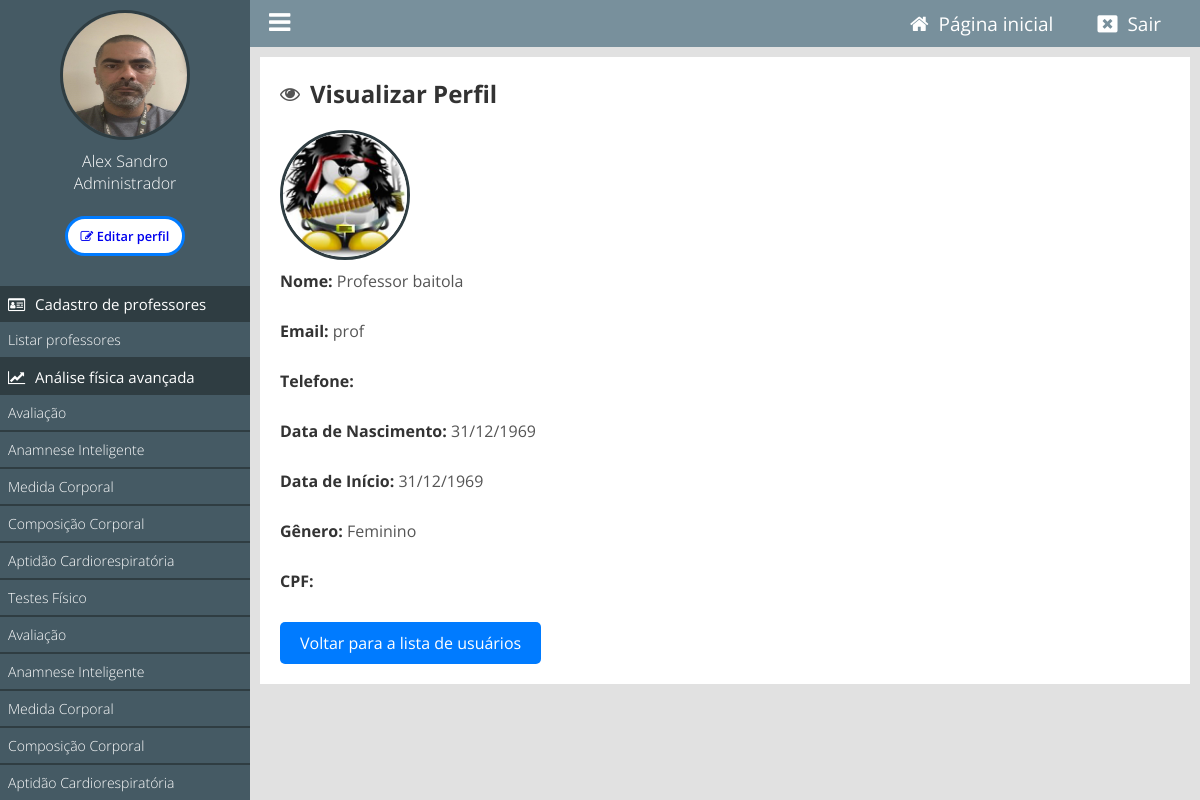
Before: /painel/ver-perfil?id=4 (signed in) with the older database file.
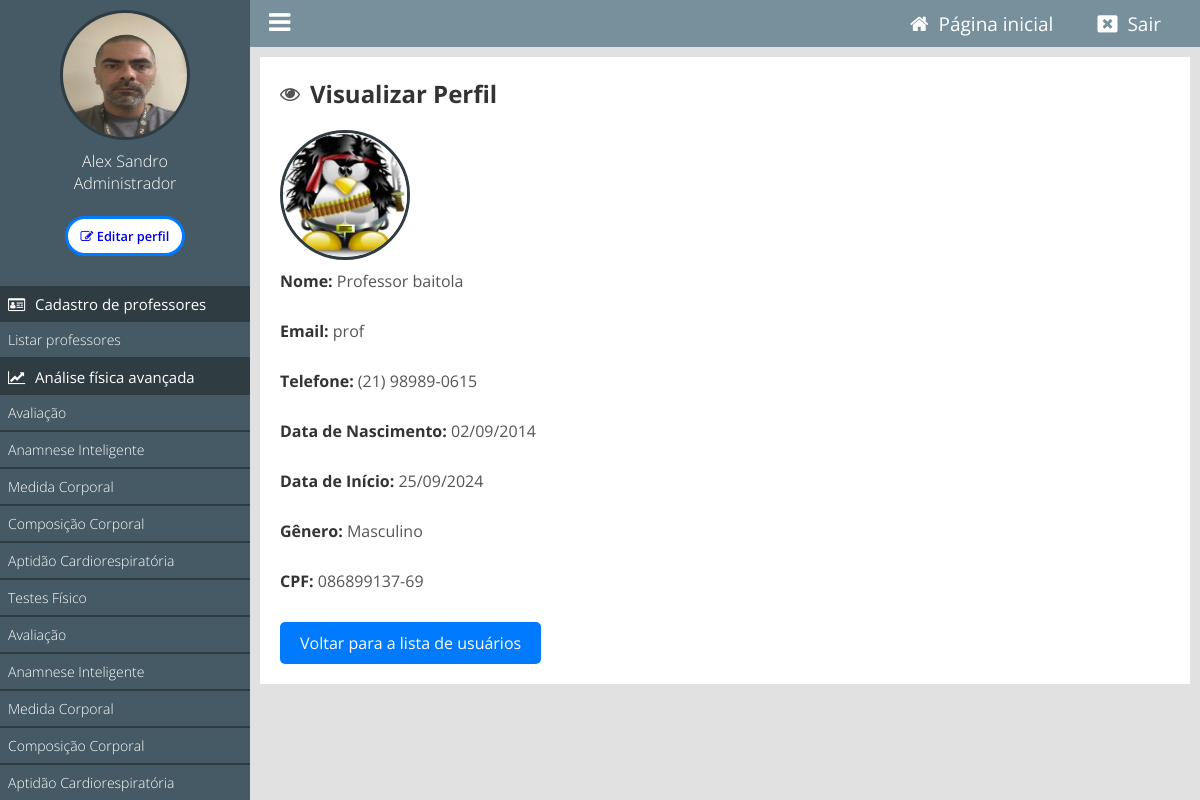
After: the same page with the newer database file.
### classes/MySql.php (called while the page is built)
<?php
    class MySql{
        private static $pdo;
        public static function conectar(){
            if(self::$pdo == null){
                try{
                    self::$pdo = new PDO('mysql:host='.HOST.';dbname='.DATABASE,USER,PASSWORD,array(PDO::MYSQL_ATTR_INIT_COMMAND => "SET NAMES utf8"));
                    self::$pdo->setAttribute(PDO::ATTR_ERRMODE,PDO::ERRMODE_EXCEPTION);
                }catch(Exception $e) {
                    echo 'erro ao conectar, tente novamente mais tarde';
                }
            }
            return self::$pdo;
        }
    }
?>

### painel/pages/ver-perfil.php (the view, shortened to what this page needs)
<?php
if (isset($_GET['id'])) {
    $usuarioID = (int)$_GET['id'];
    $sql = MySql::conectar()->prepare("SELECT * FROM `tb_admin.usuarios` WHERE id = ?");
    $sql->execute([$usuarioID]);
    $usuario = $sql->fetch(PDO::FETCH_ASSOC);
} else {
    echo "ID do usuário não especificado.";
    exit;
}
?>
<div class="box-content">
    <h2><i class="fa fa-eye" aria-hidden="true"></i> Visualizar Perfil</h2>
    <div class="perfil-info">
    <?php
        if($usuario['img'] == ''){
            ?>
            <div class="avatar-usuario">
                <i class="fa fa-user"></i>
            </div>
            <?php } else { ?>
            <div class="imagem-usuario">
                <img src="<?php echo INCLUDE_PATH_PAINEL ?>uploads/<?php echo $usuario['img']; ?>" alt="Foto do Usuário" class="perfil-img">
            </div>
        <?php }
    ?>
        <p><strong>Nome:</strong> <?php echo htmlspecialchars($usuario['nome']); ?></p>
        <p><strong>Email:</strong> <?php echo htmlspecialchars($usuario['user']); ?></p>
        <p><strong>Telefone:</strong> <?php echo htmlspecialchars($usuario['telefone']); ?></p>
        <p><strong>Data de Nascimento:</strong> <?php echo htmlspecialchars(date('d/m/Y', strtotime($usuario['data_nascimento']))); ?></p>
        <p><strong>Data de Início:</strong> <?php echo htmlspecialchars(date('d/m/Y', strtotime($usuario['data_inicio']))); ?></p>
        <p><strong>Gênero:</strong> <?php echo htmlspecialchars($usuario['sexo'] == 'M' ? 'Masculino' : 'Feminino'); ?></p>
        <p><strong>CPF:</strong> <?php echo htmlspecialchars($usuario['cpf']); ?></p>
    </div>
    <a href="<?php echo INCLUDE_PATH_PAINEL . 'listar-usuarios'; ?>" class="btn voltar">Voltar para a lista de usuários</a>
</div>

Changed rows visible on the page:
changed tb_admin.usuarios "Professor baitola": telefone (not shown) → "(21) 98989-0615"; data_nascimento "31/12/1969" → "02/09/2014"; data_inicio "31/12/1969" → "25/09/2024"; sexo "Feminino" → "Masculino"; cpf (not shown) → "086899137-69"
